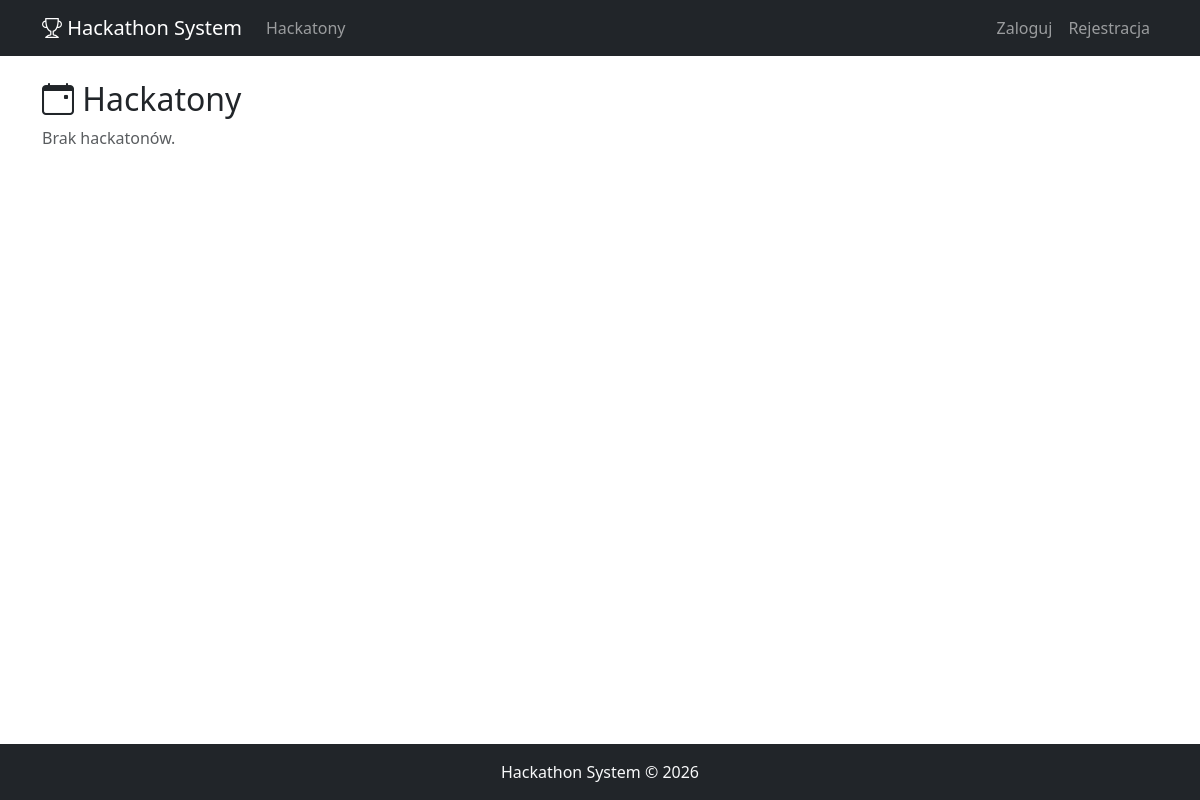
The page /hackathon/ on the database as committed earlier.
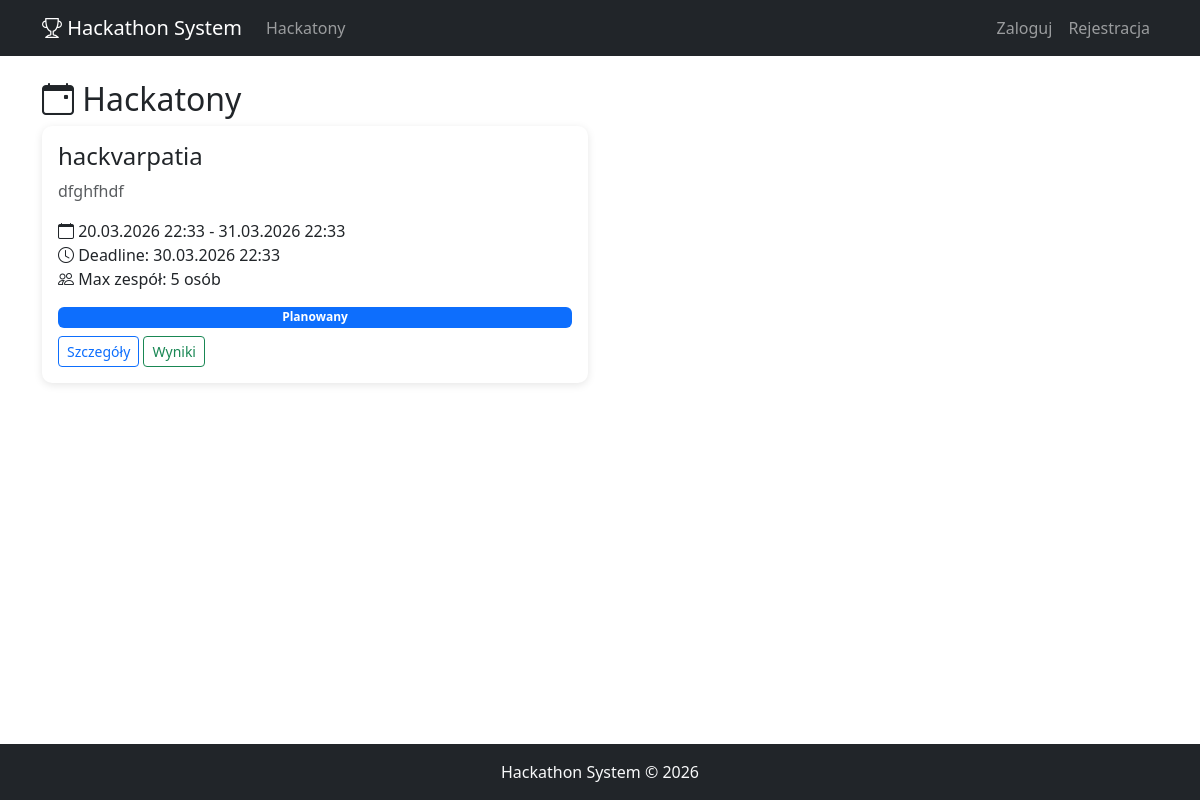
The same page on the database as committed later.
### hackathon/models.py (models this page shows, shortened)
class Hackathon(models.Model):
    STATUS_CHOICES = [
        ('planned', 'Planowany'),
        ('active', 'Aktywny'),
        ('judging', 'Ocenianie'),
        ('finished', 'Zakończony'),
    ]
    name = models.CharField(max_length=200, verbose_name='Nazwa')
    description = models.TextField(verbose_name='Opis')
    date_start = models.DateTimeField(verbose_name='Data rozpoczęcia')
    date_end = models.DateTimeField(verbose_name='Data zakończenia')
    submit_deadline = models.DateTimeField(verbose_name='Deadline oddania projektów')
    status = models.CharField(max_length=20, choices=STATUS_CHOICES, default='planned', verbose_name='Status')
    max_team_size = models.PositiveIntegerField(default=5, verbose_name='Max wielkość zespołu')
    created_at = models.DateTimeField(auto_now_add=True)
    class Meta:
        ordering = ['-date_start']

### hackathon/views.py (the view)
# urls.py: path('', views.hackathon_list, name='list'),
def hackathon_list(request):
    hackathons = Hackathon.objects.all()
    return render(request, 'hackathon/list.html', {'hackathons': hackathons})

### hackathon/templates/hackathon/list.html (shortened to what this page needs)
{% extends 'base.html' %}
{% block content %}
<h2><i class="bi bi-calendar-event"></i> Hackatony</h2>
<div class="row">
    {% for h in hackathons %}
        <div class="col-md-6 mb-3">
            <div class="card p-3">
                <h4>{{ h.name }}</h4>
                <p class="text-muted">{{ h.description|truncatewords:30 }}</p>
                <p>
                    <i class="bi bi-calendar"></i> {{ h.date_start|date:"d.m.Y H:i" }} - {{ h.date_end|date:"d.m.Y H:i" }}<br>
                    <i class="bi bi-clock"></i> Deadline: {{ h.submit_deadline|date:"d.m.Y H:i" }}<br>
                    <i class="bi bi-people"></i> Max zespół: {{ h.max_team_size }} osób
                </p>
                <span class="badge bg-primary mb-2">{{ h.get_status_display }}</span>
                <div>
                    <a href="{% url 'hackathon:detail' h.pk %}" class="btn btn-outline-primary btn-sm">Szczegóły</a>
                    <a href="{% url 'judging:results' h.pk %}" class="btn btn-outline-success btn-sm">Wyniki</a>
                </div>
            </div>
        </div>
    {% empty %}
        <p class="text-muted">Brak hackatonów.</p>
    {% endfor %}
</div>
{% endblock %}

Rows that differ between the two databases and show on the page:
added Hackathon: name "hackvarpatia", description "dfghfhdf", date_start "20.03.2026 22:33", date_end "31.03.2026 22:33", submit_deadline "30.03.2026 22:33", max_team_size "5", status "Planowany"
Other text that changed with them:
text no longer shown: "Brak hackatonów."
